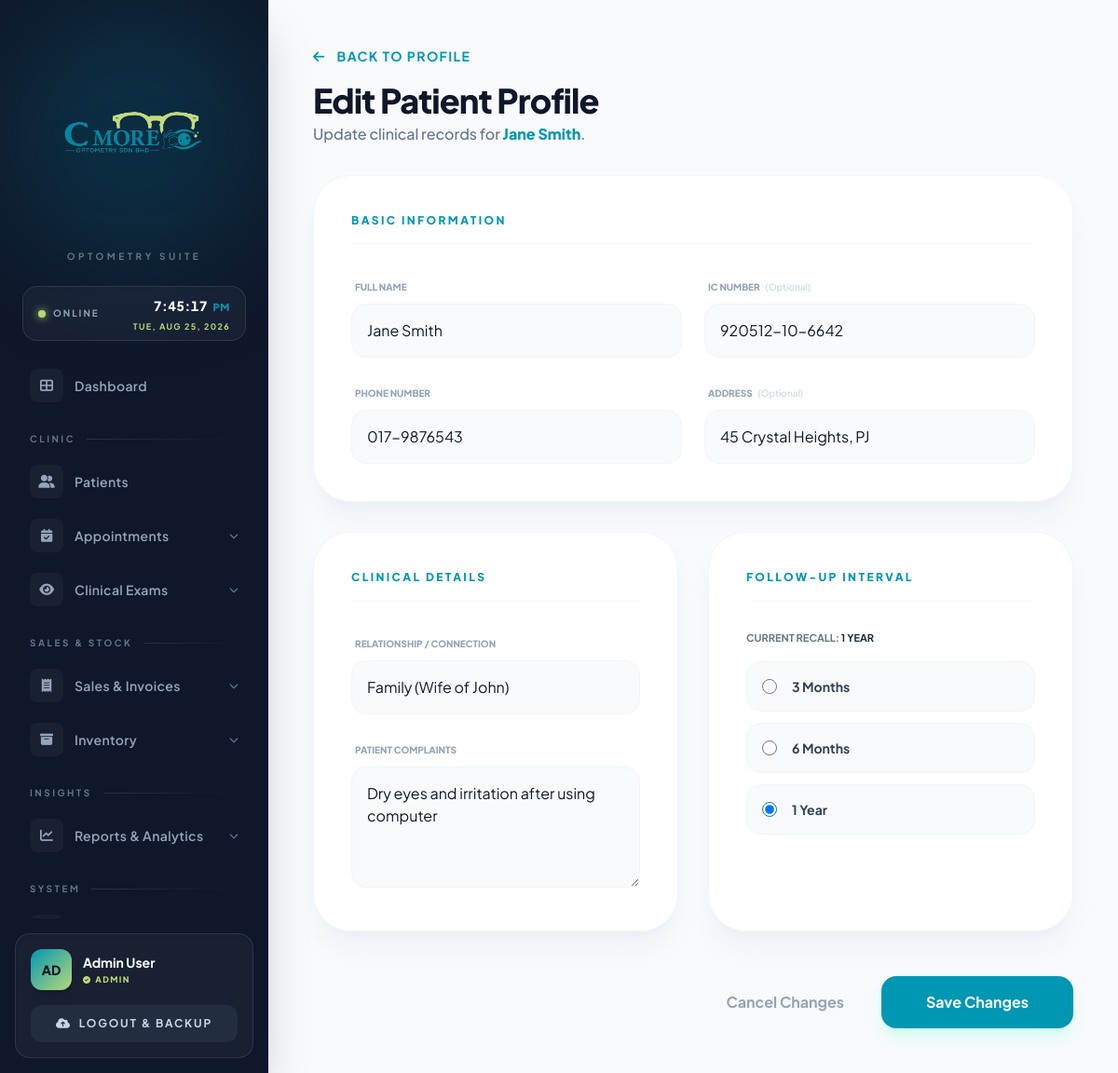
Before: /patient_edit.php?id=2 (signed in) with the older database file.
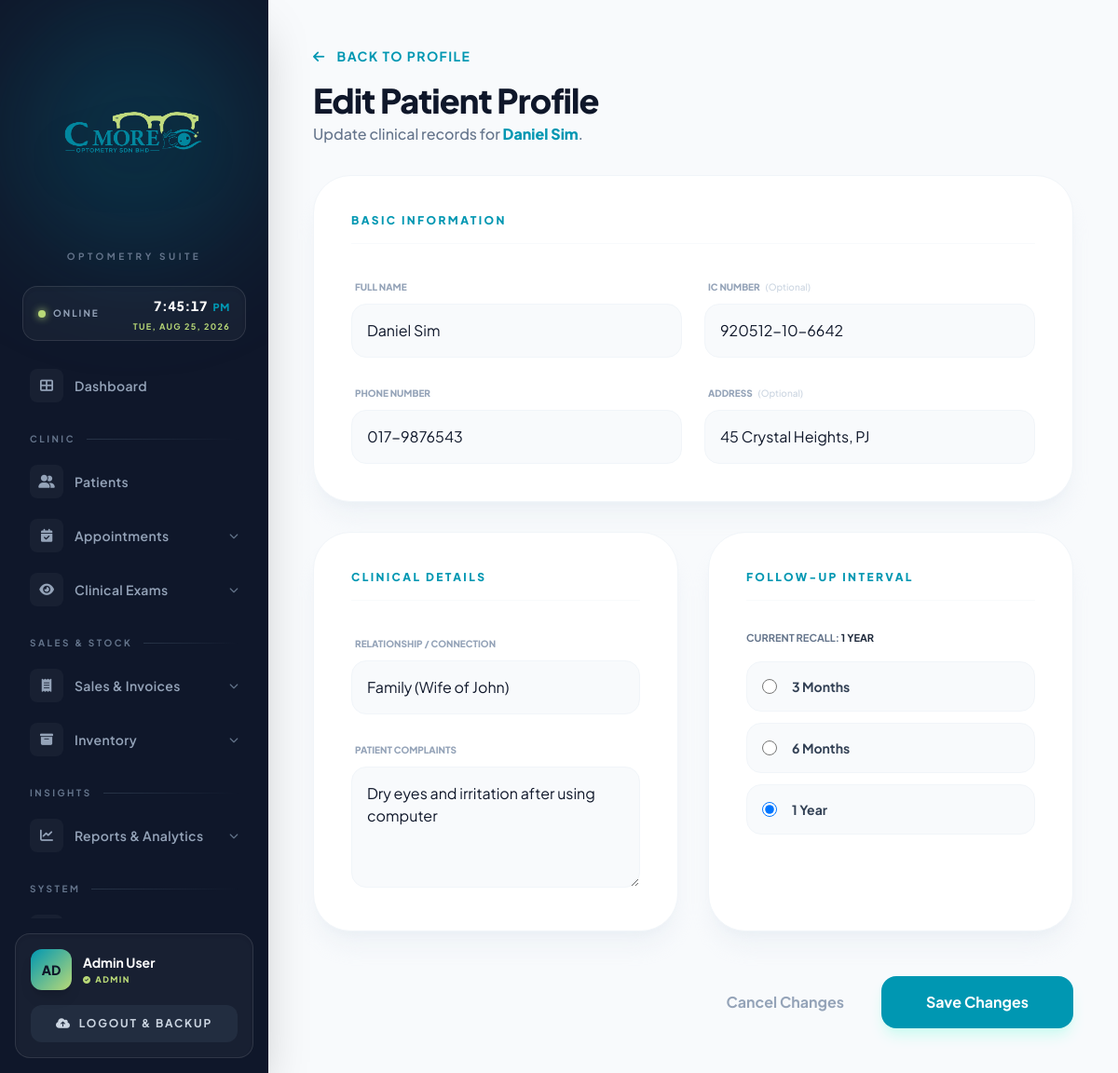
After: the same page with the newer database file.
### tables this page shows
CREATE TABLE `patient` (
  `PATIENT_ID` int(11) NOT NULL AUTO_INCREMENT,
  `NAME` varchar(100) NOT NULL,
  `IC_NUMBER` varchar(20) DEFAULT NULL,
  `PHONE_NUMBER` varchar(20) DEFAULT NULL,
  `ADDRESS` text DEFAULT NULL,
  `REGISTRATION_DATE` date NOT NULL,
  `CONNECTION_RELATIONSHIP` varchar(100) DEFAULT NULL,
  `FOLLOW_UP_INTERVAL` varchar(50) DEFAULT NULL,
  `COMPLAINTS` text DEFAULT NULL,
  PRIMARY KEY (`PATIENT_ID`),
  UNIQUE KEY `IC_NUMBER` (`IC_NUMBER`)
);

### patient_edit.php (the view, shortened to what the changed rows need)
<?php
include('config.php');
$id = isset($_GET['id']) ? mysqli_real_escape_string($conn, $_GET['id']) : '';
$res = mysqli_query($conn, "SELECT * FROM PATIENT WHERE PATIENT_ID = '$id'");
$row = mysqli_fetch_assoc($res);
?>
<!DOCTYPE html>
<html lang="en">
<head>
    <script src="https://cdn.tailwindcss.com"></script>
    <link rel="stylesheet" href="https://cdnjs.cloudflare.com/ajax/libs/font-awesome/6.0.0/css/all.min.css">
</head>
<body class="bg-[#f8fafc] flex min-h-screen text-slate-900">
    <?php include('sidebar.php'); ?>
    <main class="flex-1 ml-72 p-12">
        <header class="mb-8">
            <h1 class="text-4xl font-extrabold text-slate-900 tracking-tight mt-4">Edit Patient Profile</h1>
            <p class="text-slate-500 font-medium mt-1">Update clinical records for <span class="text-[#0097B2] font-black"><?php echo htmlspecialchars($row['NAME']); ?></span>.</p>
        </header>
        <form action="" method="POST" class="max-w-5xl space-y-8" id="editPatientForm">
            <section class="bg-white p-10 rounded-[2.5rem] border border-slate-100 shadow-xl shadow-slate-200/40">
                <div class="grid grid-cols-1 md:grid-cols-2 gap-6">
                    <div class="space-y-2">
                        <label class="text-[10px] font-black uppercase text-slate-400 ml-1">Full Name</label>
                        <input type="text" name="name" value="<?php echo htmlspecialchars(isset($_POST['name']) ? $_POST['name'] : $row['NAME']); ?>" required
                               class="w-full p-4 bg-slate-50 border border-slate-100 rounded-2xl focus:border-[#0097B2] outline-none focus:bg-white transition">
                    </div>
                    <div class="space-y-2">
                        <label class="text-[10px] font-black uppercase text-slate-400 ml-1">IC Number <span class="text-slate-300 font-medium normal-case tracking-normal ml-1">(Optional)</span></label>
                        <input type="text" name="ic_number" value="<?php echo htmlspecialchars(isset($_POST['ic_number']) ? $_POST['ic_number'] : $row['IC_NUMBER']); ?>"
                               pattern="^(\d{12}|\d{6}-\d{2}-\d{4})$" placeholder="900101-01-1234 or 900101011234"
                               title="Malaysian IC format: 12 digits (YYMMDD-PB-GGGC or YYMMDDPBGGGC where PB=01-16)"
                               maxlength="14"
                               class="w-full p-4 bg-slate-50 border border-slate-100 rounded-2xl focus:border-[#0097B2] outline-none focus:bg-white transition invalid:border-red-400 invalid:text-red-600 focus:invalid:border-red-500">
                    </div>
                    <div class="space-y-2">
                        <label class="text-[10px] font-black uppercase text-slate-400 ml-1">Phone Number</label>
                        <input type="tel" name="phone" id="phone" value="<?php echo htmlspecialchars(isset($_POST['phone']) ? $_POST['phone'] : $row['PHONE_NUMBER']); ?>" required
                               pattern="^0[1-9]-?\d{7,8}$|^0[1-9]{2}-?\d{6,7}$" placeholder="012-3456789 or 03-87654321"
                               title="Malaysian phone number: 10-11 digits starting with 0 (e.g., 012-3456789 or 03-87654321)"
                               maxlength="12"
                               class="w-full p-4 bg-slate-50 border border-slate-100 rounded-2xl focus:border-[#0097B2] outline-none focus:bg-white transition invalid:border-red-400 invalid:text-red-600 focus:invalid:border-red-500">
                    </div>
                    <div class="space-y-2">
                        <label class="text-[10px] font-black uppercase text-slate-400 ml-1">Address <span class="text-slate-300 font-medium normal-case tracking-normal ml-1">(Optional)</span></label>
                        <input type="text" name="address" value="<?php echo htmlspecialchars(isset($_POST['address']) ? $_POST['address'] : $row['ADDRESS']); ?>"
                               class="w-full p-4 bg-slate-50 border border-slate-100 rounded-2xl focus:border-[#0097B2] outline-none focus:bg-white transition">
                    </div>
                </div>
            </section>
            <div class="grid grid-cols-1 md:grid-cols-2 gap-8">
                <section class="bg-white p-10 rounded-[2.5rem] border border-slate-100 shadow-xl shadow-slate-200/40">
                    <div class="space-y-6">
                        <div class="space-y-2">
                            <label class="text-[10px] font-black uppercase text-slate-400 ml-1">Relationship / Connection</label>
                            <input type="text" name="connection" value="<?php echo htmlspecialchars(isset($_POST['connection']) ? $_POST['connection'] : $row['CONNECTION_RELATIONSHIP']); ?>"
                                   placeholder="e.g. Family Member Name" class="w-full p-4 bg-slate-50 border border-slate-100 rounded-2xl outline-none focus:border-[#0097B2] focus:bg-white transition">
                        </div>
                        <div class="space-y-2">
                            <label class="text-[10px] font-black uppercase text-slate-400 ml-1">Patient Complaints</label>
                            <textarea name="complaints" rows="4"
                                      class="w-full p-4 bg-slate-50 border border-slate-100 rounded-2xl outline-none focus:border-[#0097B2] focus:bg-white transition"><?php echo htmlspecialchars(isset($_POST['complaints']) ? $_POST['complaints'] : $row['COMPLAINTS']); ?></textarea>
                        </div>
                    </div>
                </section>
                <section class="bg-white p-10 rounded-[2.5rem] border border-slate-100 shadow-xl shadow-slate-200/40">
                    <div class="space-y-4">
                        <p class="text-[11px] font-bold text-slate-500 uppercase">Current Recall: <span class="text-slate-800"><?php echo !empty($row['FOLLOW_UP_INTERVAL']) ? $row['FOLLOW_UP_INTERVAL'] : 'None'; ?></span></p>
                    </div>
                </section>
            </div>
        </form>
    </main>
</body>
</html>

Changed rows visible on the page:
changed patient "1 YEAR": NAME "Jane Smith" → "Daniel Sim"; name "Jane Smith" → "Daniel Sim"
